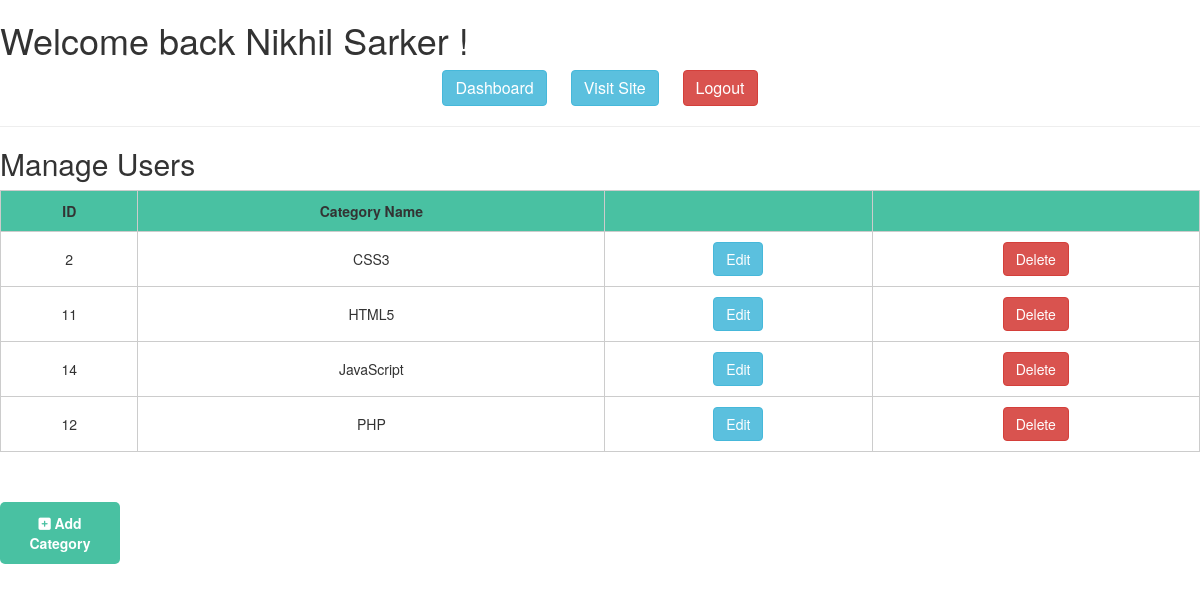
Page /backend/categories/categories.php (signed in) on the committed database.
### tables this page shows
CREATE TABLE `users` (
  `id` int NOT NULL,
  `first_name` varchar(100) NOT NULL,
  `last_name` varchar(100) NOT NULL,
  `email` varchar(100) NOT NULL,
  `password` varchar(200) NOT NULL,
  `profile_pic` varchar(200) DEFAULT NULL,
  `bio` varchar(200) DEFAULT NULL,
  `phone_number` varchar(20) DEFAULT NULL,
  `role` varchar(10) NOT NULL,
  `description` text
);

CREATE TABLE `categories` (
  `id` int NOT NULL,
  `category_name` varchar(100) NOT NULL
);

### backend/categories/categories.php (the view, shortened to what this page needs)
<?php
require_once('../layouts/header.php');
require_once('../db_connect.php');
$checking_query = " SELECT * FROM `categories` ORDER BY category_name ASC";
$checking_query_to_db = mysqli_query($db_connect, $checking_query);
?>
<link rel="stylesheet" href="./style.css" type="text/css">
<div id="main">
  <h2>Manage Users</h2>
  <table border="1">
    <tr>
      <th class="text-center">ID</th>
      <th class="text-center">Category Name</th>
      <th class="text-center"></th>
      <th class="text-center"></th>
    </tr>
    <?php while ($record = mysqli_fetch_assoc($checking_query_to_db)) : ?>
      <tr>
        <td class="text-center"><?php echo $record['id']; ?></td>
        <td class="text-center"><?php echo $record['category_name']; ?></td>
        <td class="text-center"><a href="categories_edit.php?id=<?= $record['id']; ?>" class=" btn btn-info">Edit</a></td>
        <td class="text-center"><button  class="delete btn btn-danger" value="<?=$record['id'];?>" >Delete</button></td>
      </tr>
    <?php endwhile; ?>
  </table>
  <p class="add_btn"><a href="categories_add.php"><i class="fas fa-plus-square"></i> Add Category</a></p>
</div>
<?php
require_once('../layouts/footer.php');
?>

### backend/layouts/header.php (shortened to what this page needs)
<?php
require_once('../db_connect.php');
$checking_query = " SELECT first_name, last_name FROM `users` ";
$checking_query_to_db = mysqli_query($db_connect, $checking_query);
$result_to_array = mysqli_fetch_assoc($checking_query_to_db);
?>
<!doctype html>
<html>
<head>
    <link rel="stylesheet" href="https://cdnjs.cloudflare.com/ajax/libs/font-awesome/6.4.0/css/all.min.css" />
  <link rel="stylesheet" href="https://maxcdn.bootstrapcdn.com/bootstrap/3.4.1/css/bootstrap.min.css">
</head>
<body>
  <h1>Welcome back <?=$result_to_array['first_name'] .' '. $result_to_array['last_name']?> !</h1>
    <p style="  text-align: center;">
      <a style="margin:0px 10px; font-size:16px;" href="../dashboard/dashboard.php" class=" btn btn-info">Dashboard</a>
      <a style="margin:0px 10px; font-size:16px;" href="../../index.php" target="_blank" class=" btn btn-info">Visit Site</a>
      <a style="margin:0px 10px; font-size:16px;" href="../admin/logout.php" class=" btn btn-danger">Logout</a>
    </p>
  <hr>

### backend/categories/style.css (style rules this page uses)
table { width: 100%; border: 1px solid #ccc; border-spacing: 0; border-collapse: collapse; }
td, th { border: 1px solid #ccc; padding: 10px; }
th { white-space: nowrap; background-color: #49c1a2; }
a { text-decoration: none; }
.add_btn { margin-top: 50px; text-align: center; }
.add_btn a { font-size: 14px; font-weight: 700; background: #49c1a2; display: block; width: 10%; padding: 10px 15px; color: #fff; cursor: pointer; border-radius: 5px; -webkit-border-radius: 5px; -moz-border-radius: 5px; -ms-border-radius: 5px; -o-border-radius: 5px; border: 1px solid transparent; text-decoration: none; }

### rows in the picture
users: first_name "Nikhil", last_name "Sarker"
categories: id "2", category_name "CSS3"
categories: id "11", category_name "HTML5"
categories: id "14", category_name "JavaScript"
categories: id "12", category_name "PHP"
